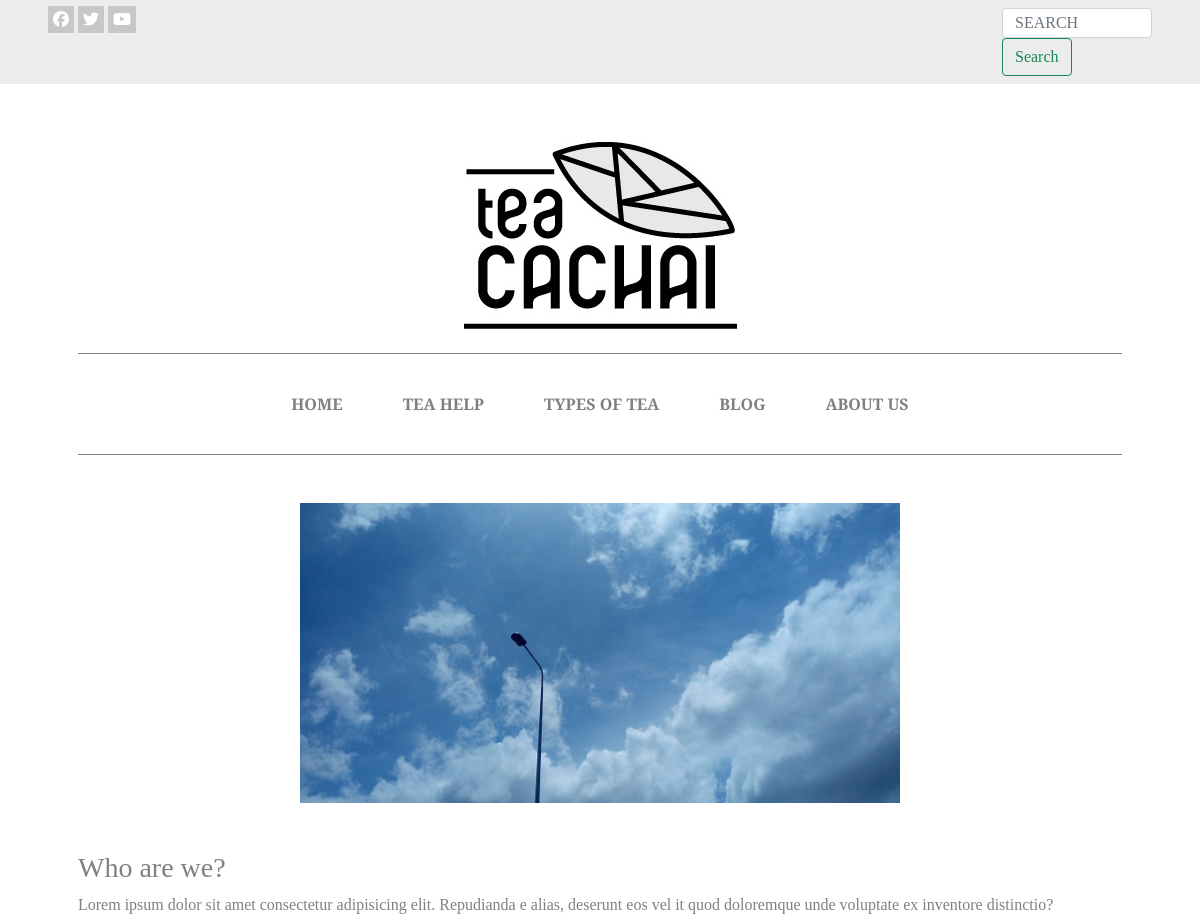
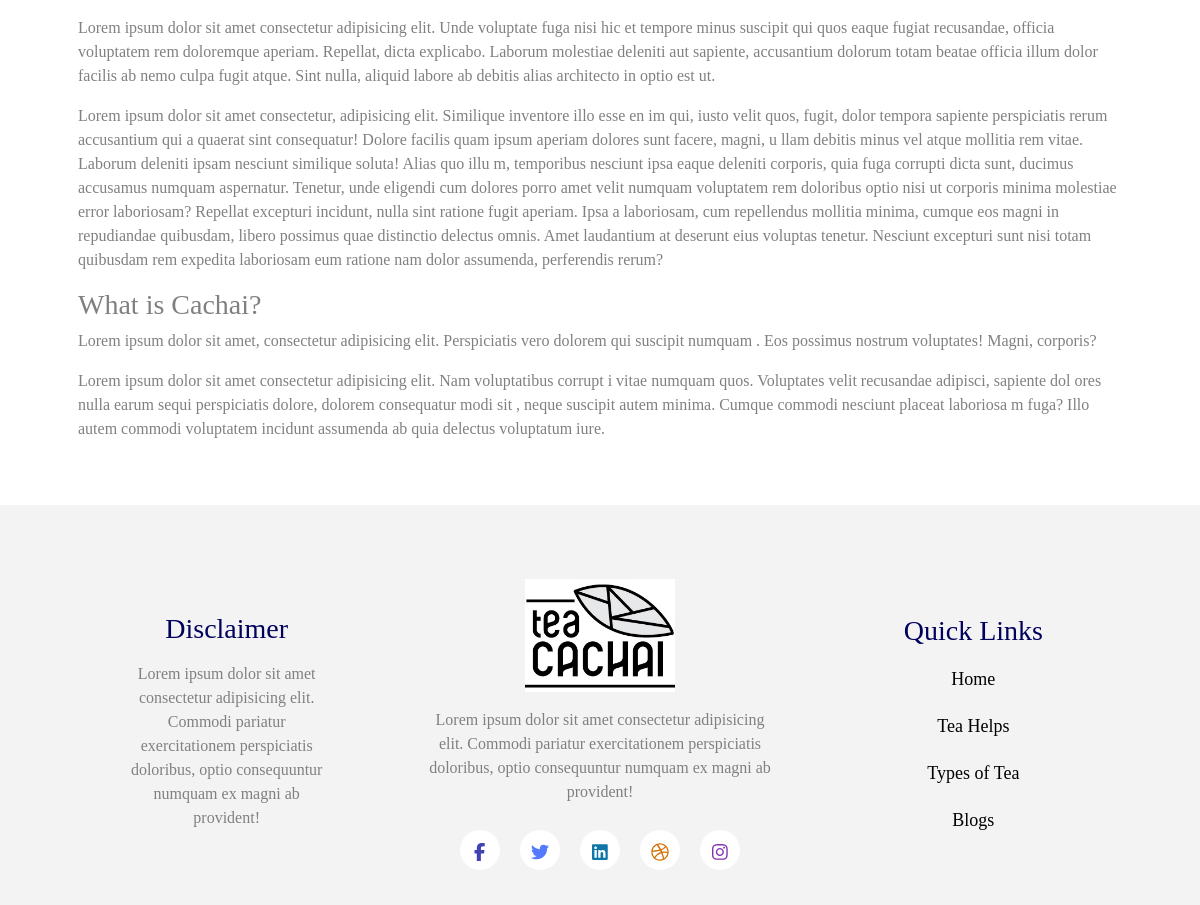
The page /about/ on the database its author committed (2 pictures, top to bottom).
### Tea_App/models.py (models this page shows)
class SiteUtilities(models.Model):
    about_us_avatar = models.ImageField(upload_to = 'site_utilities')
    about_us_description = RichTextField()
    help_text = RichTextField()
    home_first_section_heading = RichTextField()
    home_second_section_heading = RichTextField()
    types_heading = RichTextField()

### Tea_App/views.py (the view)
# urls.py: path('about/', views.about, name="about"),
def about(request):
    site_utils = SiteUtilities.objects.all()
    dict = {'site_utils': site_utils}
    return render(request, 'Tea_App/about.html', dict)

### Tea_App/templates/Tea_App/about.html (shortened to what this page needs)
{% extends 'Tea_App/base.html' %}
{% load static %}
{% block content %}
        <div class="about-body text-center mt-5">
        {% for item in site_utils %}
            <img src="{{item.about_us_avatar.url}}" class="img-fluid">
            <div class="about-details mt-5">
                {{item.about_us_description | safe }}
            </div>
        {% endfor %}
        </div>
    </section>
{% endblock content %}

### Tea_App/static/css/style.css (style rules this page uses)
body { margin: 0; padding: 0; overflow-x: hidden; color: grey; font-family: 'Playfair Display', serif; }
.about-body img { width: 600px; height: auto; }
.about-details { text-align: left; }

### rows shown on the page
SiteUtilities: about_us_avatar (picture), about_us_description "Who are we? Lorem ipsum dolor sit amet consectetur adipisicing elit. Repudianda e alias, deserunt eos vel it quod doloremque unde voluptate ex inventore distinctio? Lorem ipsum dolor sit amet consectetur adipisicing elit. Unde voluptate fuga nisi hic et tempore minus suscipit qui quos eaque fugiat recusandae, officia voluptatem rem doloremque aperiam. Repellat, dicta explicabo. Laborum molestiae deleniti aut sapiente, accusantium dolorum totam beatae officia illum dolor facilis ab nemo culpa fugit atque. Sint nulla, aliquid labore ab debitis alias architecto in optio est ut. Lorem ipsum dolor sit amet consectetur, adipisicing elit. Similique inventore illo esse en im qui, iusto velit quos,…"
